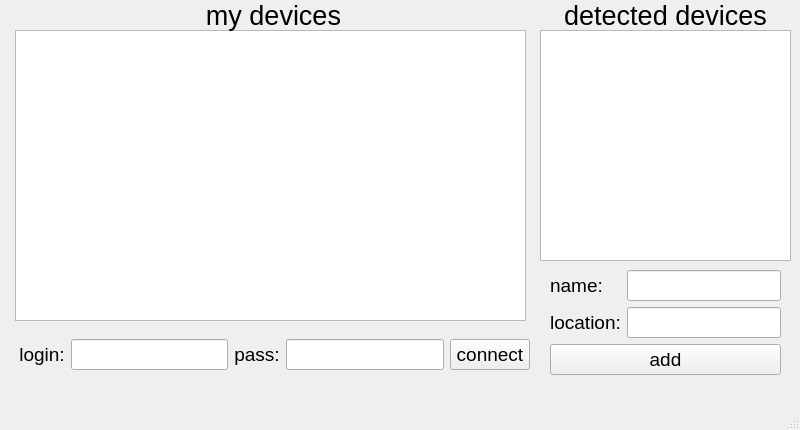
<?xml version="1.0" encoding="UTF-8"?>
<ui version="4.0">
 <class>MainWindow</class>
 <widget class="QMainWindow" name="MainWindow">
  <property name="geometry">
   <rect>
    <x>0</x>
    <y>0</y>
    <width>800</width>
    <height>430</height>
   </rect>
  </property>
  <property name="windowTitle">
   <string>MainWindow</string>
  </property>
  <widget class="QWidget" name="centralwidget">
   <widget class="QListWidget" name="list_monitored_devices">
    <property name="geometry">
     <rect>
      <x>15</x>
      <y>30</y>
      <width>511</width>
      <height>291</height>
     </rect>
    </property>
    <property name="font">
     <font>
      <pointsize>36</pointsize>
      <weight>75</weight>
      <bold>true</bold>
     </font>
    </property>
   </widget>
   <widget class="QListWidget" name="list_detected_devices">
    <property name="geometry">
     <rect>
      <x>540</x>
      <y>30</y>
      <width>251</width>
      <height>231</height>
     </rect>
    </property>
   </widget>
   <widget class="QLabel" name="label">
    <property name="geometry">
     <rect>
      <x>0</x>
      <y>0</y>
      <width>547</width>
      <height>31</height>
     </rect>
    </property>
    <property name="font">
     <font>
      <pointsize>20</pointsize>
     </font>
    </property>
    <property name="text">
     <string>my devices</string>
    </property>
    <property name="alignment">
     <set>Qt::AlignCenter</set>
    </property>
   </widget>
   <widget class="QLabel" name="label_2">
    <property name="geometry">
     <rect>
      <x>540</x>
      <y>0</y>
      <width>251</width>
      <height>31</height>
     </rect>
    </property>
    <property name="font">
     <font>
      <pointsize>20</pointsize>
     </font>
    </property>
    <property name="text">
     <string>detected devices</string>
    </property>
    <property name="alignment">
     <set>Qt::AlignCenter</set>
    </property>
   </widget>
   <widget class="QWidget" name="formLayoutWidget">
    <property name="geometry">
     <rect>
      <x>550</x>
      <y>270</y>
      <width>231</width>
      <height>111</height>
     </rect>
    </property>
    <layout class="QFormLayout" name="formLayout">
     <item row="0" column="0">
      <widget class="QLabel" name="label_3">
       <property name="font">
        <font>
         <pointsize>14</pointsize>
        </font>
       </property>
       <property name="text">
        <string>name:</string>
       </property>
       <property name="alignment">
        <set>Qt::AlignCenter</set>
       </property>
      </widget>
     </item>
     <item row="0" column="1">
      <widget class="QLineEdit" name="lineEdit_name">
       <property name="font">
        <font>
         <pointsize>14</pointsize>
        </font>
       </property>
      </widget>
     </item>
     <item row="1" column="0">
      <widget class="QLabel" name="label_4">
       <property name="font">
        <font>
         <pointsize>14</pointsize>
        </font>
       </property>
       <property name="text">
        <string>location:</string>
       </property>
       <property name="alignment">
        <set>Qt::AlignCenter</set>
       </property>
      </widget>
     </item>
     <item row="1" column="1">
      <widget class="QLineEdit" name="lineEdit_location">
       <property name="font">
        <font>
         <pointsize>14</pointsize>
        </font>
       </property>
      </widget>
     </item>
     <item row="2" column="0" colspan="2">
      <widget class="QPushButton" name="pushButton_add">
       <property name="font">
        <font>
         <pointsize>14</pointsize>
        </font>
       </property>
       <property name="text">
        <string>add</string>
       </property>
      </widget>
     </item>
    </layout>
   </widget>
   <widget class="QWidget" name="horizontalLayoutWidget">
    <property name="geometry">
     <rect>
      <x>19</x>
      <y>329</y>
      <width>511</width>
      <height>51</height>
     </rect>
    </property>
    <layout class="QHBoxLayout" name="horizontalLayout">
     <item>
      <widget class="QLabel" name="label_5">
       <property name="font">
        <font>
         <pointsize>14</pointsize>
        </font>
       </property>
       <property name="text">
        <string>login:</string>
       </property>
       <property name="alignment">
        <set>Qt::AlignCenter</set>
       </property>
      </widget>
     </item>
     <item>
      <widget class="QLineEdit" name="lineEdit_login">
       <property name="font">
        <font>
         <pointsize>14</pointsize>
        </font>
       </property>
      </widget>
     </item>
     <item>
      <widget class="QLabel" name="label_6">
       <property name="font">
        <font>
         <pointsize>14</pointsize>
        </font>
       </property>
       <property name="text">
        <string>pass:</string>
       </property>
       <property name="alignment">
        <set>Qt::AlignCenter</set>
       </property>
      </widget>
     </item>
     <item>
      <widget class="QLineEdit" name="lineEdit_pass">
       <property name="font">
        <font>
         <pointsize>14</pointsize>
        </font>
       </property>
      </widget>
     </item>
     <item>
      <widget class="QPushButton" name="pushButton_connect">
       <property name="font">
        <font>
         <pointsize>14</pointsize>
        </font>
       </property>
       <property name="text">
        <string>connect</string>
       </property>
      </widget>
     </item>
    </layout>
   </widget>
  </widget>
  <widget class="QMenuBar" name="menubar">
   <property name="geometry">
    <rect>
     <x>0</x>
     <y>0</y>
     <width>800</width>
     <height>21</height>
    </rect>
   </property>
  </widget>
  <widget class="QStatusBar" name="statusbar"/>
 </widget>
 <resources/>
 <connections/>
</ui>
